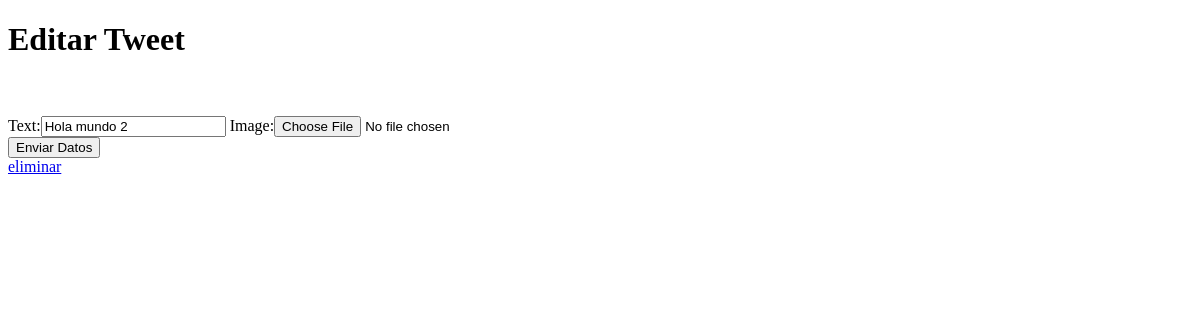
Before: /update/tweet/2 with the older database file.
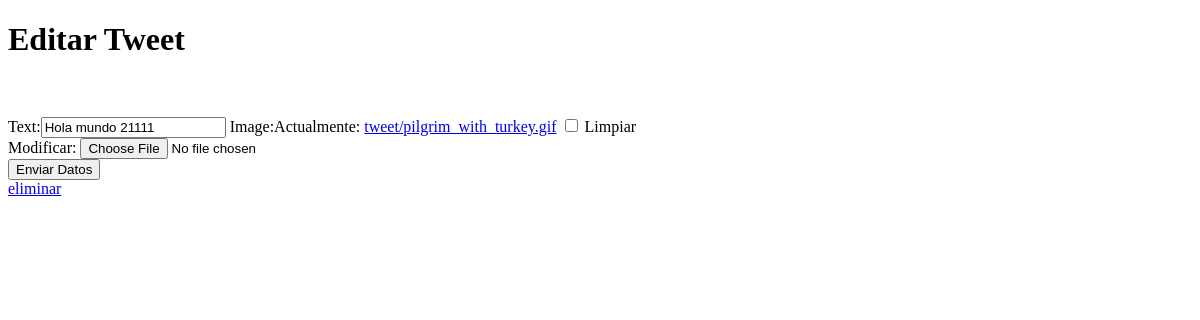
After: the same page with the newer database file.
### tweet/models.py (models this page shows, shortened)
class Tweet(models.Model):
    user = models.ForeignKey(User)
    text = models.CharField(max_length=20, blank=True, null=True)
    image = models.ImageField(blank=True, null=True, upload_to='tweet')
    date = models.DateTimeField(auto_now=True)

### tweet/views.py (the view, shortened to what this page needs)
# urls.py: url(r'^update/tweet/(?P<id>[^/]+)$', EditarTweet.as_view(),
class EditarTweet(UpdateView):
    model = Tweet
    template_name = "editar.html"
    slug_field = 'id'
    slug_url_kwarg = 'id'
    success_url = "/"
    context_object_name = 'form_editar'
    form_class = TweetForm
    def get_form(self, form_class=None):
        form = super(EditarTweet, self).get_form(form_class)
        form.fields['user'].widget = forms.HiddenInput()
        return form

### tweet/forms.py
class TweetForm(forms.ModelForm):
    class Meta:
        model = models.Tweet
        fields = ('user', 'text', 'image')
    def __init__(self, *args, **kwargs):
        super(TweetForm, self).__init__(*args, **kwargs)

### templates/editar.html (shortened to what this page needs)
<!DOCTYPE html>
<html lang="en">
<head>
</head>
<body>
    <h1>Editar Tweet</h1>
    <br>
    <br>
    <form action="" method="post" enctype="multipart/form-data">
        {{ form }}
        <br>
        <input type="submit"  value="Enviar Datos">
        <br>
        {%if form_editar%}
        <a href="{% url "eliminar-tweet" form_editar.id %}">eliminar</a>
        {%endif%}
    </form>
</body>
</html>

Changed rows visible on the page:
changed Tweet: text "Hola mundo 2" → "Hola mundo 21111"
Other visible differences:
form field form: (not shown) → "☐"
text no longer shown: "Text: Image:"
text now shown: "Text: Image: Actualmente: tweet/pilgrim_with_turkey.gif Limpiar Modificar:"
